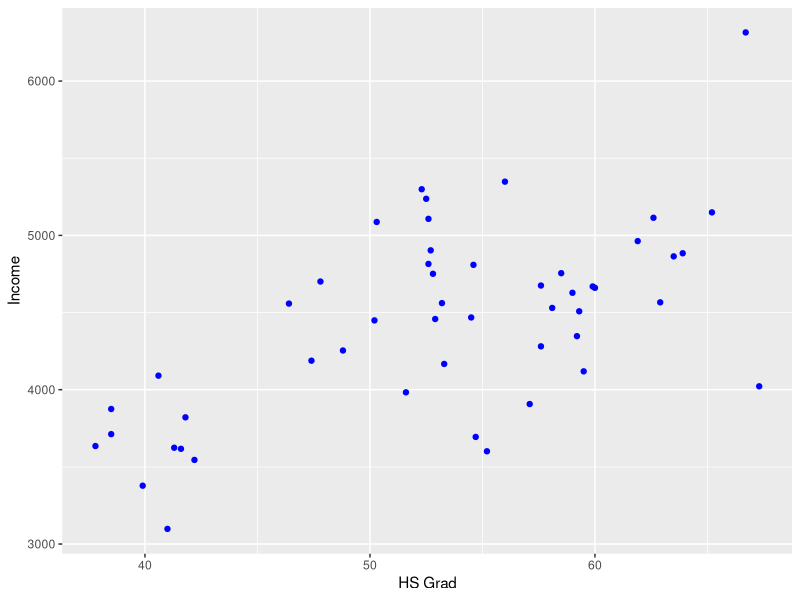
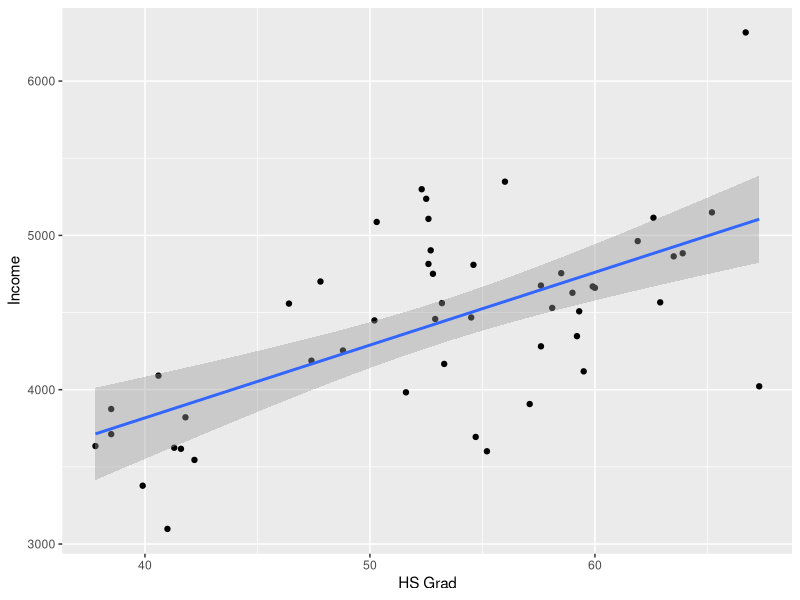
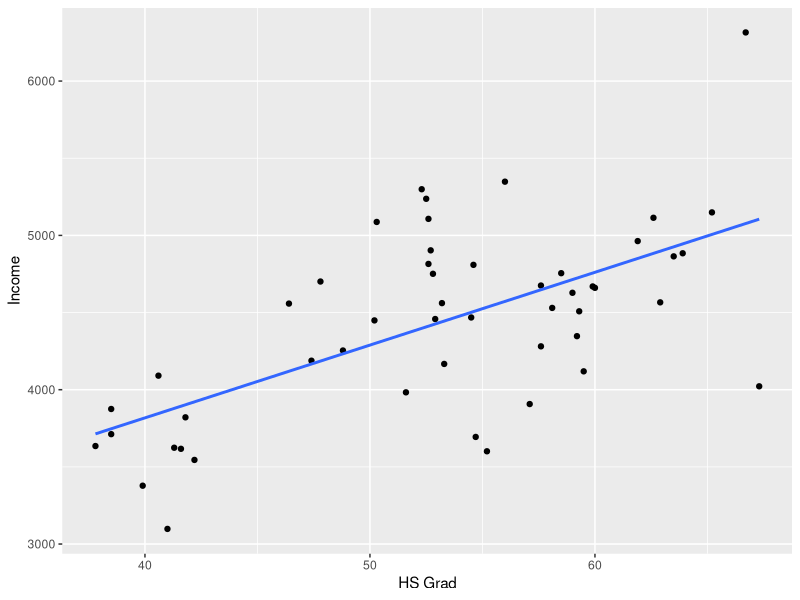
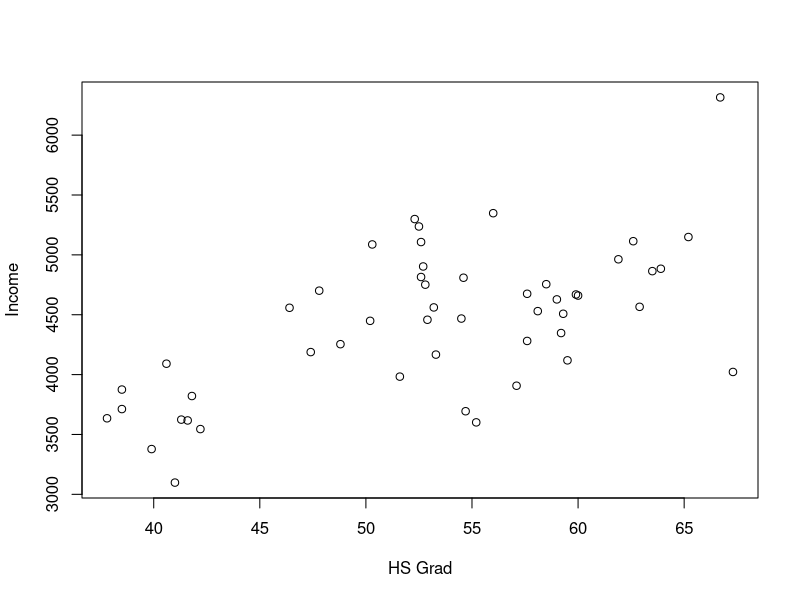
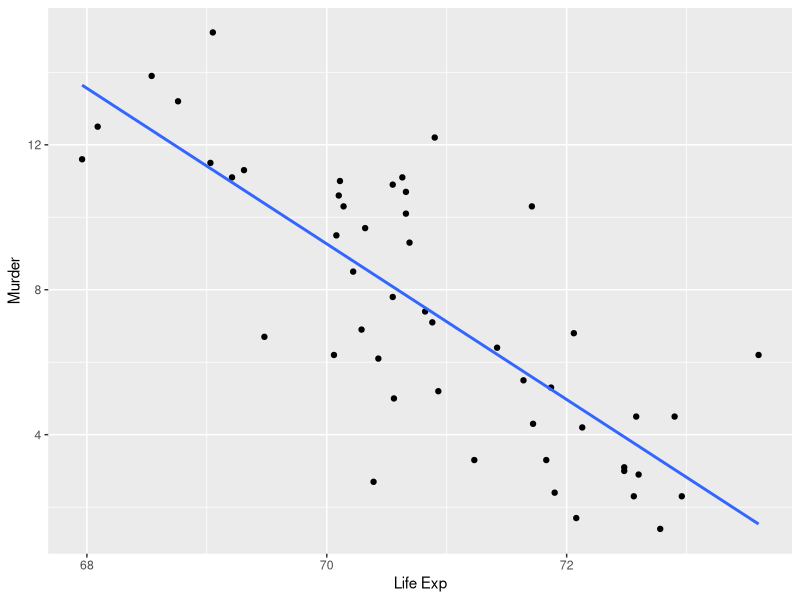
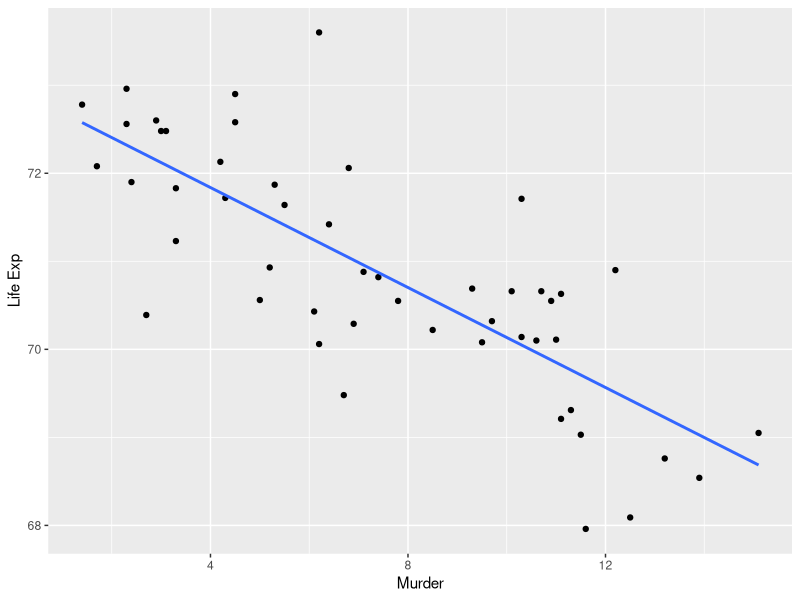

These charts were generated, in order, by the following R code: (Note: this script raises an error after producing the figures.)
## ---- chunk 1
library(tidyverse)
data(state)
states <- as.data.frame(state.x77)
states %>%
  sample_n(5)

## ---- chunk 2
ggplot(states) +
  geom_point(aes(`HS Grad`, Income), col = "blue")
## ---- chunk 3
m <- lm(`HS Grad` ~ Income, data = states)
summary(m)
## ---- chunk 4
ggplot(states, aes(`HS Grad`, Income)) +
  geom_point() +
  geom_smooth(method = lm)
## ---- chunk 5
ggplot(states, aes(`HS Grad`, Income)) +
  geom_point() +
  geom_smooth(method = "lm", se=FALSE)
## ---- chunk 6
plot(Income ~ `HS Grad`, data=states)
abline(m, col="red")
## ---- chunk 7
ggplot(states, aes(`Life Exp`, Murder)) +
  geom_point() +
  geom_smooth(method = "lm", se=FALSE)
## ---- chunk 8
ggplot(states, aes( Murder, `Life Exp`)) +
  geom_point() +
  geom_smooth(method = "lm", se=FALSE)
## ---- chunk 9
m <- lm(`Life Exp` ~ Murder, data = states)
summary(m)
## ---- chunk 10
data(Credit, package = "ISLR")
head(Credit)
## ---- chunk 11
hist(Credit$Balance, breaks = 20, col = "lightpink")
## ---- chunk 12
library(dplyr)
Credit %>%   
  group_by(Student) %>%   
  summarize(mean(Balance))
## ---- chunk 13
m <- lm(Balance ~ Student, data = Credit)
summary(m)
## ---- chunk 14
Credit %>%
  group_by(Ethnicity) %>%
  summarise(mean(Balance))
## ---- chunk 15
m <- lm(Balance ~ Ethnicity, data = Credit)
summary(m)
## ---- chunk 16
library(ggplot2)
ggplot(Credit) + geom_boxplot(aes(x=Balance, fill=Ethnicity), notch=TRUE)
## ---- chunk 17
eth <- factor(Credit$Ethnicity,levels=c("Caucasian", "African American", "Asian"))
summary(lm(Balance ~ eth, data=Credit))
